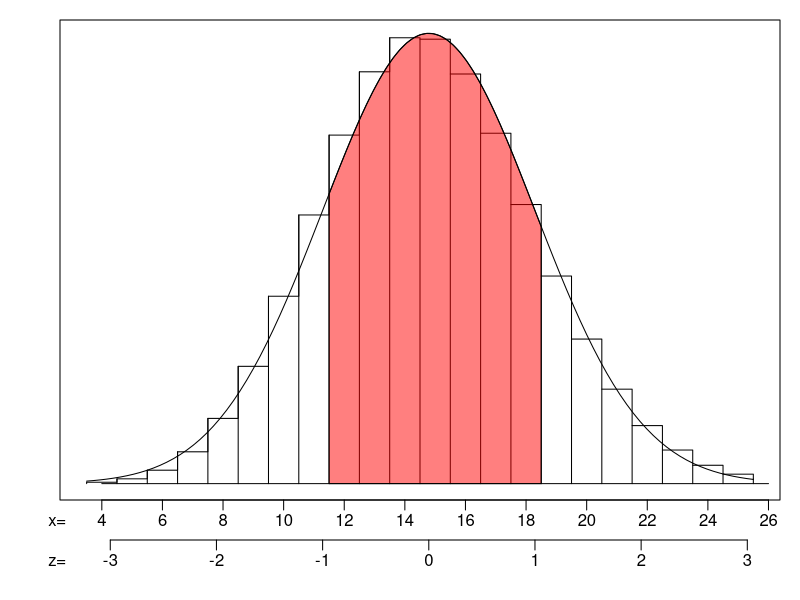

Generate this figure with R:
## ---- chunk 1
## DATA GENERATION
while (T)
{
    p = round(runif(1,0.04,0.96),2)
    n = sample(30:250, 1)
    mu = round(n*p,3)
    ef = n*(1-p)
    sig = round(sqrt(n*p*(1-p)),4)
    if (mu>10 & ef>10 & sig>2 & sig<7) {break}
}
while(T)
{
    zs = sort(runif(2,-2.5,2.5))
    ks = as.integer(round(mu+zs*sig,0))
    if (ks[2]-ks[1]>4) {break}
}
z1 = round((ks[1]-0.5-mu)/sig,2)
z2 = round((ks[2]+0.5-mu)/sig,2)

Pr = round(pnorm(z2),3) - round(pnorm(z1),3)
## ---- chunk 2
par(mar=c(5,3,1,1))
mu = n*p
s = sqrt(n*p*(1-p))
low = floor(mu-3*s)
high = ceiling(mu+3*s)
xs = seq(low,high,length=10000)
ys = dnorm(xs,mu,s)
yy = dbinom(low:high, n, p)
plot(low:high-0.5,yy,type="s",main=NULL,xlab=NULL,ann=FALSE, xaxt='n', ylab=NULL, yaxt='n')
lines(low:high-0.5,yy,type="h")
polygon(c(xs[xs>=ks[1]-0.5 & xs<=ks[2]+0.5], ks[2]+0.5, ks[1]-0.5),c(ys[xs>=ks[1]-0.5 & xs<=ks[2]+0.5], 0, 0), col=rgb(1,0,0,0.5))
curve(dnorm(x,mu,s),add=TRUE)
axis(side=1, line=2,at=n*p+(-3:3)*s, labels = FALSE)
mtext(c("-3","-2","-1","0","1","2","3"),side=1,line=2.5,at=n*p+(-3:3)*s)
mtext(c("z="),line=2.5,side=1,at=n*p+(-3.5)*s)
vals = seq(low,high,as.integer(sig/2+0.5))
axis(side=1, line=0, at=vals, labels = FALSE)
mtext(vals,side=1,line=0.5,at=vals)
mtext(c("x="),line=0.5,side=1,at=n*p+(-3.5)*s)
lines(c(low,high), c(0,0))
